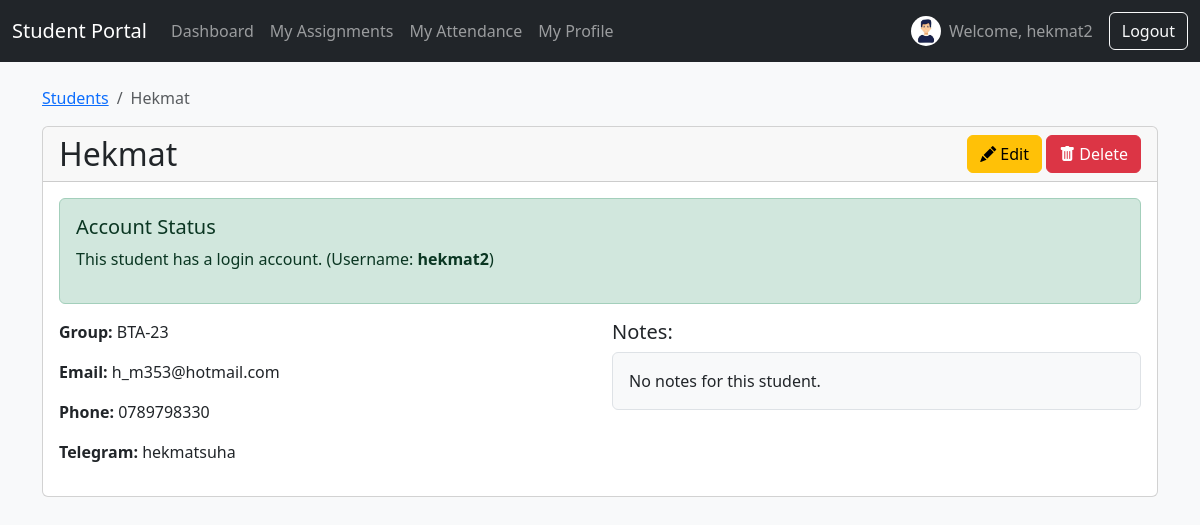
Page /student/2/ (signed in) on the committed database.
### students/models.py (models this page shows, shortened)
class Student(models.Model):
    user = models.OneToOneField(User, on_delete=models.SET_NULL, null=True, blank=True)
    full_name = models.CharField(max_length=255, verbose_name="Full Name")
    photo = models.ImageField(upload_to='student_photos/', null=True, blank=True, default='student_photos/default.png')
    group = models.ForeignKey(Group, on_delete=models.CASCADE, related_name="students", verbose_name="Group")
    phone = models.CharField(max_length=20, blank=True, null=True, verbose_name="Phone")
    email = models.EmailField(blank=True, null=True, verbose_name="Email")
    telegram = models.CharField(max_length=100, blank=True, null=True, verbose_name="Telegram")
    note = models.TextField(blank=True, null=True, verbose_name="Note")

class Group(models.Model):
    name = models.CharField(max_length=100, unique=True, verbose_name="Group Name")

### students/views.py (the view)
# urls.py: path('student/<int:pk>/', views.StudentDetailView.as_view(), name='student-detail'),
class StudentDetailView(AuthRequiredMixin, DetailView):
    model = Student
    template_name = 'students/student_detail.html'
    context_object_name = 'student'

### students/context_processors.py (called while the page is built)
def student_profile_picture(request):
    if request.user.is_authenticated and not request.user.is_superuser:
        try:
            student = Student.objects.get(user=request.user)
            return {'student_photo_url': student.photo.url}
        except Student.DoesNotExist:
            return {}
    return {}

### students/templates/students/student_detail.html (shortened to what this page needs)
{% extends 'students/base.html' %}
{% block content %}
<nav aria-label="breadcrumb">
    <ol class="breadcrumb">
        <li class="breadcrumb-item"><a href="{% url 'student-list' %}">Students</a></li>
        <li class="breadcrumb-item active" aria-current="page">{{ student.full_name }}</li>
    </ol>
</nav>
<div class="card">
    <div class="card-header d-flex justify-content-between align-items-center">
        <h2 class="mb-0">{{ student.full_name }}</h2>
        <div>
            <a href="{% url 'student-edit' student.pk %}" class="btn btn-warning"><i class="bi bi-pencil-fill"></i> Edit</a>
            <a href="{% url 'student-delete' student.pk %}" class="btn btn-danger"><i class="bi bi-trash-fill"></i> Delete</a>
        </div>
    </div>
    <div class="card-body">
        <div class="alert {% if student.user %}alert-success{% else %}alert-warning{% endif %}" role="alert">
            <h5 class="alert-heading">Account Status</h5>
            {% if student.user %}
                <p>This student has a login account. (Username: <strong>{{ student.user.username }}</strong>)</p>
            {% else %}
                <p>This student does not have a login account yet.</p>
                <a href="{% url 'student-create-account' student.pk %}" class="btn btn-sm btn-success">Create Account Now</a>
            {% endif %}
        </div>
        <div class="row">
            <div class="col-md-6">
                <p><strong>Group:</strong> {{ student.group.name }}</p>
                <p><strong>Email:</strong> {{ student.email|default:"Not provided" }}</p>
                <p><strong>Phone:</strong> {{ student.phone|default:"Not provided" }}</p>
                <p><strong>Telegram:</strong> {{ student.telegram|default:"Not provided" }}</p>
            </div>
            <div class="col-md-6">
                <h5>Notes:</h5>
                <div class="p-3 bg-light rounded border">
                    <p class="mb-0" style="white-space: pre-wrap;">{{ student.note|default:"No notes for this student." }}</p>
                </div>
            </div>
        </div>
    </div>
</div>
{% endblock %}

### students/templates/students/base.html (shortened to what this page needs)
<!DOCTYPE html>
<html lang="en">
  <head>
    <link
      href="https://cdn.jsdelivr.net/npm/bootstrap@5.3.2/dist/css/bootstrap.min.css"
      rel="stylesheet"
    />
    <link
      rel="stylesheet"
      href="https://cdn.jsdelivr.net/npm/bootstrap-icons@1.11.1/font/bootstrap-icons.css"
    />
  </head>
  <body class="bg-light">
    {% if user.is_authenticated %}
    <nav class="navbar navbar-expand-lg navbar-dark bg-dark">
        <div class="container-fluid">
            {% if user.is_superuser %}
                <a class="navbar-brand" href="{% url 'dashboard' %}">Teacher Dashboard</a>
            {% else %}
                <a class="navbar-brand" href="{% url 'student-dashboard' %}">Student Portal</a>
            {% endif %}
            <div class="collapse navbar-collapse" id="navbarNav">
                <ul class="navbar-nav me-auto mb-2 mb-lg-0">
                    {% if user.is_superuser %}
                        <li class="nav-item">
                            <a class="nav-link" href="{% url 'student-list' %}">Students</a>
                        </li>
                        <li class="nav-item">
                            <a class="nav-link" href="{% url 'group-list' %}">Groups</a>
                        </li>
                        <li class="nav-item">
                            <a class="nav-link" href="{% url 'assignment-list' %}">Assignments</a>
                        </li>
                        <li class="nav-item">
                            <a class="nav-link" href="{% url 'announcement-list' %}">Announcements</a>
                        </li>
                        <li class="nav-item">
                            <a class="nav-link" href="{% url 'attendance' %}">Attendance</a>
                        </li>
                    {% else %}
                        <li class="nav-item">
                            <a class="nav-link" href="{% url 'student-dashboard' %}">Dashboard</a>
                        </li>
                        <li class="nav-item">
                            <a class="nav-link" href="{% url 'student-assignments' %}">My Assignments</a>
                        </li>
                        <li class="nav-item">
                            <a class="nav-link" href="{% url 'student-attendance' %}">My Attendance</a>
                        </li>
                        <li class="nav-item">
                            <a class="nav-link" href="{% url 'student-profile' %}">My Profile</a>
                        </li>
                    {% endif %}
                </ul>
                {% if user.is_superuser %}
                    <span class="navbar-text me-3">
                        Welcome, {{ user.username }}
                    </span>
                {% else %}
                    <span class="navbar-text me-3 d-flex align-items-center">
                        {% if student_photo_url %}
                            <img src="{{ student_photo_url }}" class="rounded-circle me-2" alt="{{ user.username }}" width="30" height="30" style="object-fit: cover;">
                        {% endif %}
                        Welcome, {{ user.username }}
                    </span>
                {% endif %}
                <form action="{% url 'logout' %}" method="post" class="d-flex">
                    <button type="submit" class="btn btn-outline-light">Logout</button>
                </form>
            </div>
        </div>
    </nav>
    {% endif %}
    <main class="container mt-4">
       {% block content %}{% endblock %}
    </main>
  </body>
</html>

### rows in the picture
Student: full_name "Hekmat", user.username "hekmat2", group.name "BTA-23", email "h_m353@hotmail.com", phone "0789798330", telegram "hekmatsuha", note "No notes for this student."

### other values in the picture
{{ user.username }} "hekmat2"
